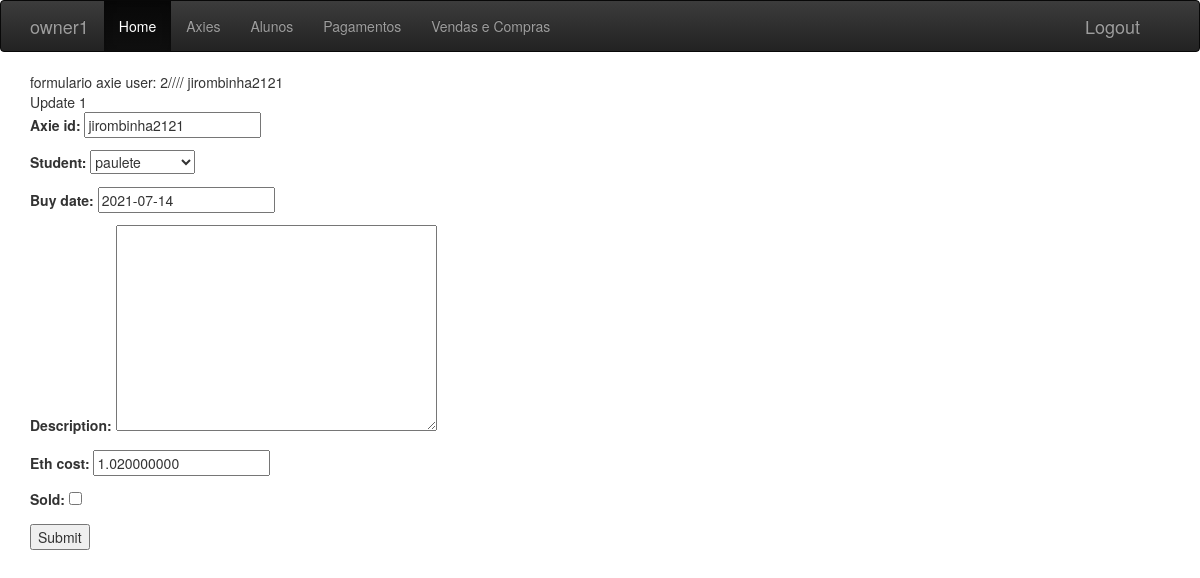
The page /axie/update/1/ (signed in) on the database its author committed.
### manager/models.py (models this page shows, shortened)
class Axie(models.Model):
    student = models.ForeignKey("manager.Student", related_name="axies", on_delete=models.SET_NULL, blank=True, null=True, validators=[validate_axie_limit])
    axie_id = models.CharField(max_length=50)
    buy_date = models.DateField(blank=True, null=True)
    description = models.TextField(blank=True, null=True)
    eth_cost = models.DecimalField(max_digits=18, decimal_places=9, validators=[MinValueValidator(0)])
    sold = models.BooleanField(default=False)
    user = models.ForeignKey(User, related_name="userAxies", on_delete=models.DO_NOTHING)
    def __str__(self):
        return self.axie_id

### manager/views.py (the view)
# urls.py: path('axie/update/<int:pk>/', views.AxieUpdateView.as_view(), name="axie_update"),
class AxieUpdateView(LoginRequiredMixin, UpdateView):
    login_url = "/"
    form_class = AxieForm
    model = Axie
    def get_form_kwargs(self, **kwargs):
        kwargs = super(AxieUpdateView, self).get_form_kwargs()
        kwargs["user_id"] = self.request.user.pk
        return kwargs

### manager/forms.py
class AxieForm(forms.ModelForm):
    class Meta():
        model = Axie
        fields = ("axie_id", "student", "buy_date", "description", "eth_cost", "sold", "user")
    def __init__(self, *args, user_id=None, **kwargs):
        super(AxieForm, self).__init__(*args, **kwargs)
        self.fields["student"].queryset = Student.objects.filter(user_id=user_id)
        self.fields["user"].queryset = User.objects.filter(id=user_id)
        self.fields["user"].empty_label = None
        self.fields["user"].label = ""
        self.fields["user"].widget.attrs.update({"style": "display: none"})

### manager/models.py (called while the page is built)
    def __str__(self):
        return self.name

### manager/templates/manager/axie_form.html (shortened to what this page needs)
{% extends "manager/base.html" %}
{% block content %}
    formulario axie
    user: {{ user.id }}//// {{form.instance }}</br>
    {% if not form.instance.pk %}
        Create {{ form.instance.pk }} ----
    {% else %}
        Update  {{ form.instance.pk }}
    {% endif %}
    <form method="POST">
        {{ form.as_p }}
        <input type="submit" value="Submit">
    </form>
{% endblock %}

### manager/templates/manager/base.html (shortened to what this page needs)
<!DOCTYPE html>
{% load static %}
<html>
  <head>
    <link rel="stylesheet" href="{% static 'css/bootstrap.css' %}" />
    <link rel="stylesheet" href="{% static 'css/bootstrap-theme.css' %}" />
  </head>
  <body>
    <nav class="navbar navbar-inverse">
      <div class="container">
        <div class="navbar-header">
          <a class="navbar-brand">{{ user.username }}</a>
        </div>
        <div class="navbar-collapse collapse">
          <ul class="nav navbar-nav">
            <li class="active"><a href="#">Home</a></li>
            <li><a href="{% url 'axie_list' %}">Axies</a></li>
            <li><a href="{% url 'student_list' %}">Alunos</a></li>
            <li><a href="{% url 'payment_list' %}">Pagamentos</a></li>
            <li><a href="{% url 'buyandsell_list' %}">Vendas e Compras</a></li>
          </ul>
          <div class="navbar-header" style="float: right">
            <a class="navbar-brand" href="{% url 'user_logout' %}">Logout</a>
          </div>
        </div>
      </div>
    </nav>
    <div class="container theme-showcase" role="main">
      {% block content %}
      {% endblock %}
    </div>
  </body>
</html>

### rows shown on the page
Axie: instance "jirombinha2121", instance.pk "1", axie_id "jirombinha2121", student "paulete", buy_date "2021-07-14", eth_cost "1.020000000"

### other values the page prints
{{ user.username }} "owner1"
{{ user.id }} "2"
